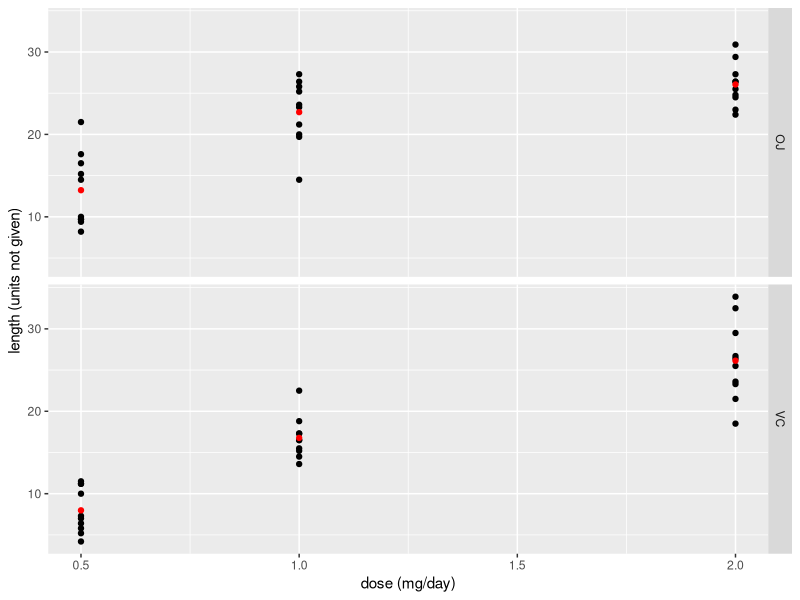

Here is the R script that generated this plot:
## ---- chunk 1
library(ggplot2)
library(plyr)
## ---- chunk 2
data(ToothGrowth)
tg <- ToothGrowth
## ---- chunk 3
str(ToothGrowth)
## ---- chunk 4
vc <- tg[tg$supp == "VC", c(1,3)]
oj <- tg[tg$supp == "OJ", c(1,3)]

summary(vc)
summary(oj)
## ---- chunk 5
g <- ggplot(tg, aes(dose, len))
b <- ddply(tg, .(supp, dose), summarize, mean = mean(len))
g + geom_point() + geom_point(aes(x=dose, y=mean), data = b, color = 'red') + facet_grid(supp ~ .) + xlab("dose (mg/day)") + ylab("length (units not given)")
## ---- chunk 6
t.test(oj$len, vc$len, paired = FALSE, var.equal = TRUE)$conf
## ---- chunk 7
t.test(oj[oj$dose == 0.5,]$len, vc[vc$dose == 0.5,]$len, paired = FALSE, var.equal = TRUE)$conf
## ---- chunk 8
t.test(oj[oj$dose == 1,]$len, vc[vc$dose == 1,]$len, paired = FALSE, var.equal = TRUE)$conf
## ---- chunk 9
t.test(oj[oj$dose == 2,]$len, vc[vc$dose == 2,]$len, paired = FALSE, var.equal = TRUE)$conf
